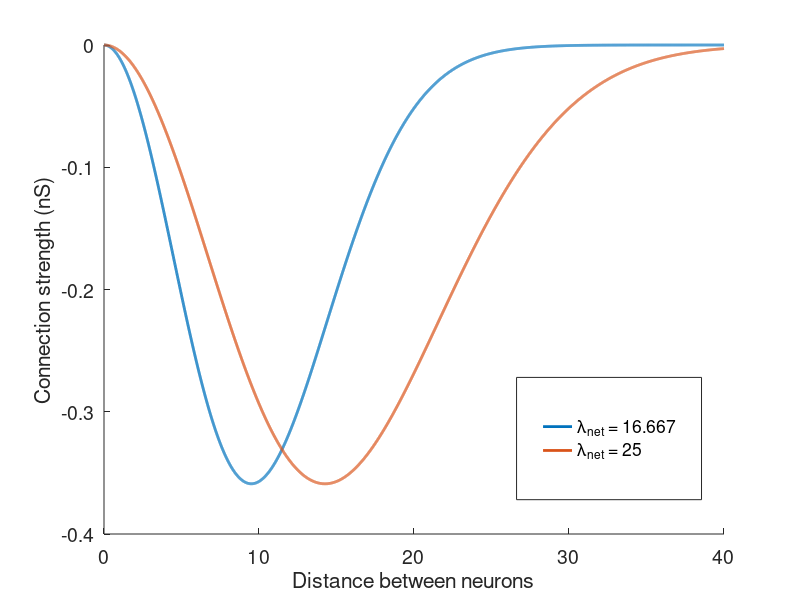

Reproduce this figure in MATLAB.
a = 1;
connMult = 20;

abs_x = 0:0.01:40;


fontSize = 14;
close all;
figure('Position', [878 452 600 350]);

subplot(1, 1, 1, 'FontSize', fontSize);

lam = [16.667 25];

for l_it = 1:numel(lam)
    lambda = lam(l_it);
    beta = 3/lambda^2; gamma = 1.05*beta;

    fun = a*exp(-gamma*abs_x.^2) - exp(-beta*abs_x.^2);
    hold all;
    plot(abs_x, connMult * fun, 'LineWidth', 2);
end

xlabel('Distance between neurons');
ylabel('Connection strength (nS)');

legend(...
    ['\lambda_{net} = ' num2str(lam(1))], ...
    ['\lambda_{net} = ' num2str(lam(2))]);

legend1 = legend(gca(),'show');
set(legend1,'Position',[0.6457 0.1672 0.2312 0.2038]);



%set(gcf,'PaperPositionMode','auto');
%print('-depsc2', '../../thesis/src/fig/connectivityFunction.eps');
